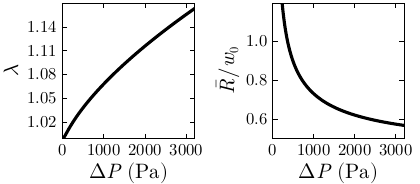

Recreate this plot in Julia.
using CairoMakie, ColorSchemes, LaTeXStrings, MathTeXEngine
using FileIO, UnPack, NaturalSort
using Statistics
using Integrals
using Roots
using Dierckx
cd(@__DIR__)
include("../preamble.jl")

# Parameters (Ecoflex OO-30)
E = 3 * 23e3
h0 = 0.77e-3
w0 = 1.e-2
g = 9.81
ρf = 1e3
# water height range
x = 0.01:0.1:50

# DL solution for initial guess
P = ρf*g*x*1e-2
T = (4/3*E*h0*w0^2*P.^2/24).^(1/3)
δ = P*w0^2 ./ (8*T)
λ3 = 1 .+ P.^2*w0^2 ./(24*T.^2)
κ =  P ./ T #This is the maximum curvature (i.e. second derivative)

# Reference computation: linear elasticity (no P = λP)
δb = Vector{Float64}()
λ3b = Vector{Float64}()
κbm = Vector{Float64}()
Tb = Vector{Float64}()
Ab = Vector{Float64}()

for i  in eachindex(x)

    Ptemp = P[i]
    λ30 = λ3[i] # initial guess based on DL solution

    function myintegral(lbd) # computes ℓ/w

        a =  3 * w0 / (2*h0) * sqrt(4/3*(lbd-1))
        toint(z,p) = 1/2 * sqrt(1 + (3*Ptemp*w0/(8*E*h0)/(lbd-1)*(-z+sinh(a*z)/sinh(a)))^2)

        result = solve(IntegralProblem(toint, (-1.0, 1.0)), QuadGKJL()).u 
    
        return(result)
    
    end

    f = u -> u - myintegral(u)
    λtemp = fzero(f, λ30)
    Ttemp = 4/3* E * h0 * (λtemp-1)
    atemp = 3 * w0 / (2*h0) * sqrt(4/3*(λtemp-1))

    # Compute average curvature 
    bd = 1/atemp * acosh(sinh(atemp)/atemp)
    toint(y,p) = 1/(2*bd) * (Ptemp/Ttemp .* (1 .- atemp*cosh.(atemp*y)/sinh(atemp))) ./
    (1 .+ (Ptemp/Ttemp*w0/2 .*(.-y .+ sinh.(atemp*y)./sinh(atemp))).^2).^(3/2)
    result = solve(IntegralProblem(toint, (-bd, bd)), QuadGKJL()).u

    # Compute area 
    tointA(y,p) = w0/2*(Ptemp*w0^2)/(8*Ttemp) * (1 -  2/atemp * coth(atemp) - 
        y^2 + 2/atemp * cosh(atemp*y) / sinh(atemp))
    resultA = solve(IntegralProblem(tointA, (-1, 1)), QuadGKJL()).u

    push!(Tb, Ttemp)
    push!(λ3b, λtemp)
    push!(δb, Ptemp*w0^2/(8*Ttemp)*(1+2/atemp*(1-cosh(atemp))/sinh(atemp)))
    push!(κbm,result)
    push!(Ab,resultA)

end

with_theme(My_theme) do 
    f = Figure(size = (402, 176), figure_padding = (3,14,1,3))
    panel1 = f[1,1] = GridLayout()
        ax21 = Axis(panel1[1,1])
        ax21.xlabel = L"\Delta P \,\, \mathrm{(Pa)}"
        ax21.ylabel = L"\lambda"
        ax21.limits = (0, 3200, 1, 1.17)
            lines!(ax21, P, λ3b, color = :black)
            #lines!(ax21, P, λ3b)
        ax22 = Axis(panel1[1,2])
        ax22.xlabel = L"\Delta P \,\, \mathrm{(Pa)}"
        ax22.ylabel = L"\bar{R}/w_0"
        ax22.limits = (0, 3200, 0.5, 1.2)
            lines!(ax22, P, 1. ./ (κbm*w0), color = :black)

    display(f)
    save(joinpath(@__DIR__,"FigureB.pdf"), f)
end

# Saving the associated Moens Korteweg velocity
# 1. linear elasticity
splA = Spline1D(x, 1 .+ Ab/w0^2)
dAdP = derivative(splA, x; nu = 1)
vMKlin = sqrt.((w0^2 .+ Ab) ./ (ρf * w0^2/(ρf*g*1e-2) .* dAdP))
save(joinpath(@__DIR__,"vMKlin.jld2"),"ΔP",P,"v",vMKlin)
# 2. equivalent strip model
vb = Vector{Float64}()
for i in eachindex(x)

    Rs =  1 ./ κbm[i]
    λs = λ3b[i]
    ws = 2 * Rs .* sin.(λs * w0 ./ (2*Rs))
    As = Ab[i]
    hs = h0 / λs
    Ts = 4/3*E*hs*(λs-1)
    # Compute reference length in approx geometry
    toint0(z,p) = ws / 2 * sqrt(1 + (z*ws/(2*Rs))^2)
    l0 = solve(IntegralProblem(toint0, (-1.0, 1.0)), QuadGKJL()).u 

    Ac = Vector{Float64}()
    for j in eachindex(x[1:20])

        Ptmp = P[j]

        function myintegral(lbd) # computes ℓ/w

            a =  3 * ws / (2 * hs) * sqrt(4/3 * (λs-1))
            toint(z,p) = ws / 2 * sqrt((1 + (ws/2 * (Ptmp / Ts - (4/3 * E * hs * (lbd-1)) / (Rs*Ts))*(-z+sinh(a*z)/sinh(a)) -z*ws/(2*Rs))^2))
            result = solve(IntegralProblem(toint, (-1.0, 1.0)), QuadGKJL()).u 
        
            return(result)
        
        end

        f = u -> u - myintegral(u)/l0
        λtemp = fzero(f, 1 + 3 / (4*E*hs)*Ptmp*Rs - 0.0001)
        Ttemp = 4/3 * E * hs * (λtemp-1)
        atemp = 3 * ws / (2*hs) * sqrt(4/3 * (λs-1))

        # Compute area 
        tointA(y,p) = ws/2*(ws^2)/8 * (Ptmp/Ts - Ttemp/(Rs*Ts))* (1 -  2/atemp * coth(atemp) - 
            y^2 + 2/atemp * cosh(atemp*y) / sinh(atemp))
        resultA = solve(IntegralProblem(tointA, (-1, 1)), QuadGKJL()).u
        push!(Ac, resultA)

    end

    splAR = Spline1D(x[1:20], 1 .+ Ac/w0^2)
    spldAdPR = derivative(splAR, x[1]; nu = 1)*w0^2/(ρf*g*1e-2)
    push!(vb, sqrt.((w0^2 .+ As) ./ (ρf * spldAdPR)))

end

save(joinpath(@__DIR__,"vMKdef.jld2"),"ΔP",P,"v",vb)
